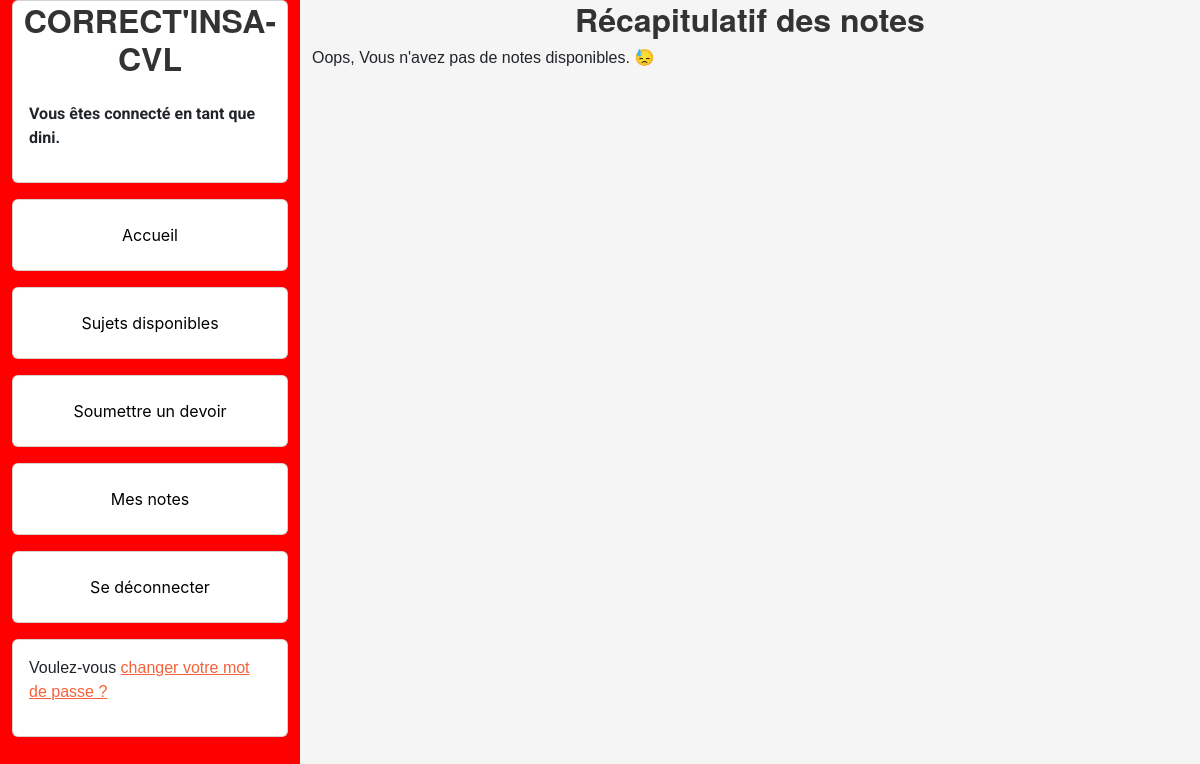
Page /mes_notes/ (signed in) on the earlier database version.
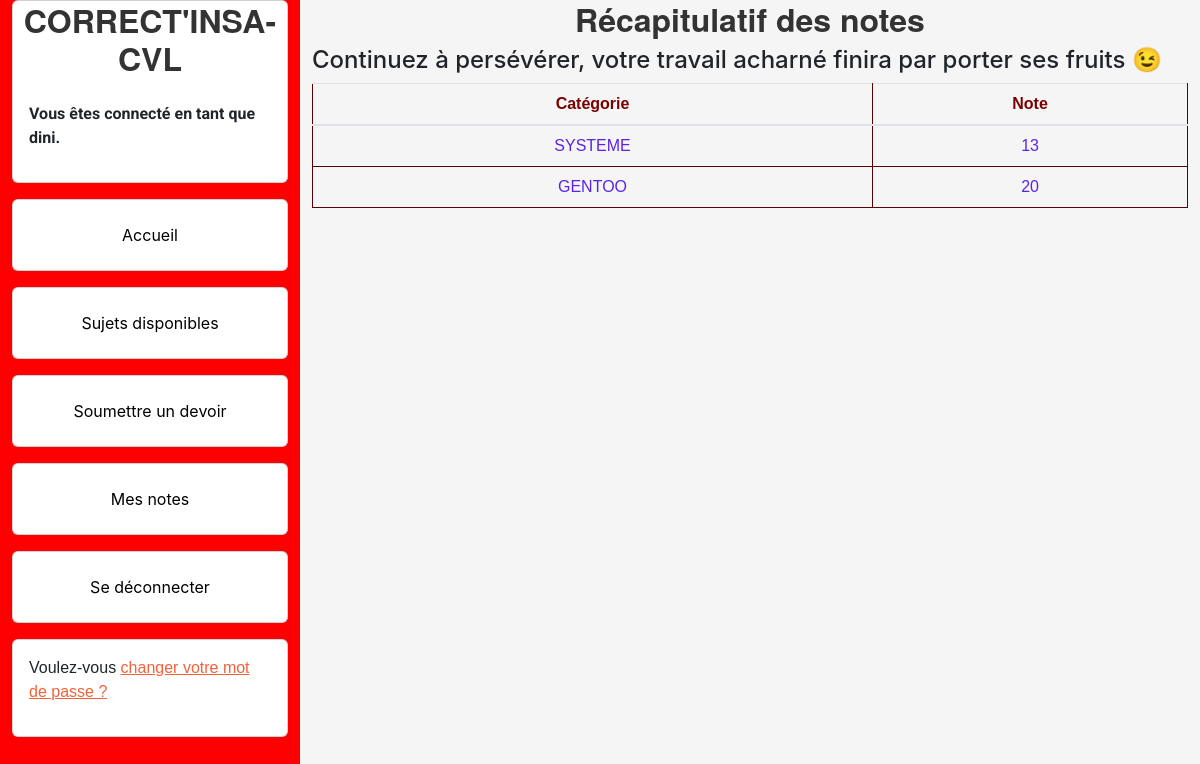
Same page on the later database version.
### blog/models.py (models this page shows, shortened)
class Resultat(models.Model):
    id_user = models.ForeignKey(authentication.models.User,
                                on_delete=models.CASCADE)
    id_subject = models.ForeignKey(Subject,
                                   on_delete=models.CASCADE)
    note= models.IntegerField(default=-1)

class Subject(models.Model):
    SYSTEME='SYSTEME'
    GENTOO = 'GENTOO'
    RESEAU = 'RESEAU'
    CATEGORY_CHOICES = (
        (SYSTEME, 'TP_Systeme'),
        (GENTOO, 'TP_Gentoo'),
        (RESEAU, 'TP_Reseau')
    )
    id_user = models.ForeignKey(authentication.models.User,
                                on_delete=models.CASCADE)
    subject = models.FileField(null=True, default=None, upload_to="data/subject_files/")
    categorie = models.CharField(choices=CATEGORY_CHOICES, max_length=30, default=SYSTEME)
    correction = models.FileField(upload_to="data/corrections/")
    devoir = models.FileField(null=True, upload_to="data/devoirs/")

### blog/views.py (the view)
# urls.py: path('mes_notes/',blog.views.view_notes, name='notes'),
def view_notes(request):
    user = request.user
    results = Resultat.objects.select_related('id_subject').filter(id_user=user)
    return render(request, 'blog/notes.html', {'results': results})

### blog/templates/blog/notes.html (shortened to what this page needs)
{% extends 'base.html' %}
{% load static %}
{% block content %}
    {% if results or results1 %}
        <h1>Récapitulatif des notes </h1>
        <table class="table">
            {% if user.role == 'STUDENT' %}
            <h4>Continuez à persévérer, votre travail acharné finira par porter ses fruits  &#128521; </h4>
            <thead>
                <tr>
                    <th>Catégorie</th>
                    <th>Note</th>
                </tr>
            </thead>
            <tbody>
                {% for result in results %}
                    <tr>
                        <td>{{ result.id_subject.categorie }}</td>
                        <td>{{ result.note }}</td>
                    </tr>
                {% endfor %}
            </tbody>
            {% endif %}
        </table>
    {% else %}
    <h1>Récapitulatif des notes </h1>
        <p class="no-notes-message">Oops, Vous n'avez pas de notes disponibles.  &#128531;</p>
    {% endif %}
{% endblock content %}

Differences in the rows shown:
added Resultat: id_subject.categorie "SYSTEME", note "13"
added Resultat: id_subject.categorie "GENTOO", note "20"
Other differences:
text no longer shown: "Oops, Vous n'avez pas de notes disponibles. 😓"
text now shown: "Continuez à persévérer, votre travail acharné finira par porter ses fruits 😉 Catégorie Note"
